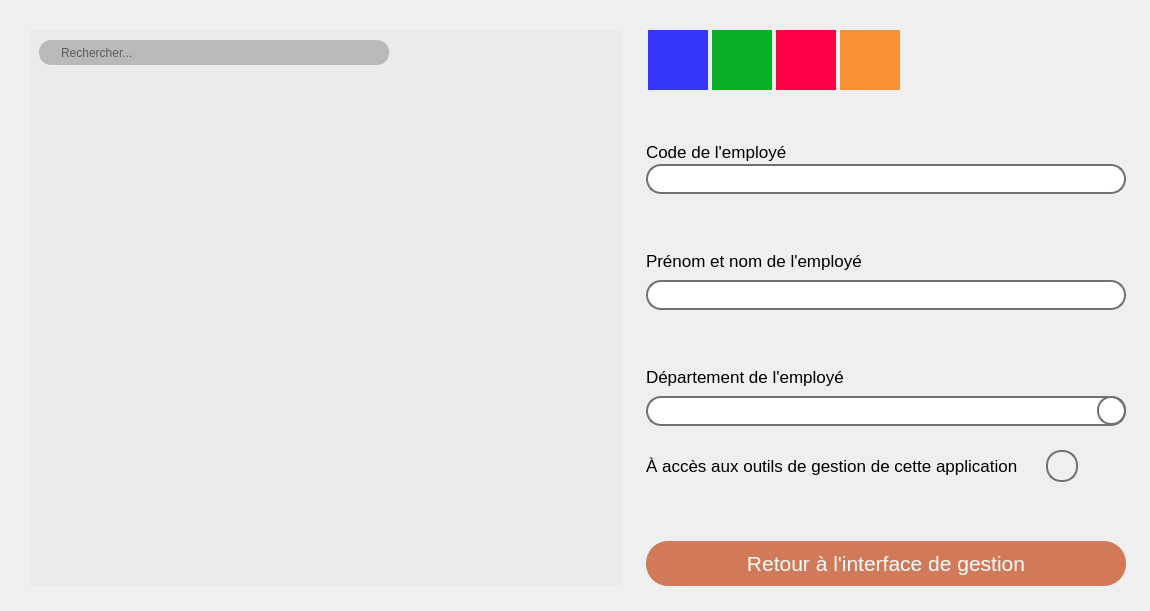
<?xml version="1.0" encoding="UTF-8"?>
<ui version="4.0">
 <class>ModificationEmploye</class>
 <widget class="QWidget" name="ModificationEmploye">
  <property name="geometry">
   <rect>
    <x>0</x>
    <y>0</y>
    <width>1150</width>
    <height>611</height>
   </rect>
  </property>
  <property name="windowTitle">
   <string>Form</string>
  </property>
  <widget class="QFrame" name="gridFrame">
   <property name="geometry">
    <rect>
     <x>0</x>
     <y>0</y>
     <width>1151</width>
     <height>611</height>
    </rect>
   </property>
   <layout class="QGridLayout" name="gridLayout">
    <property name="leftMargin">
     <number>30</number>
    </property>
    <property name="topMargin">
     <number>30</number>
    </property>
    <property name="rightMargin">
     <number>25</number>
    </property>
    <property name="bottomMargin">
     <number>25</number>
    </property>
    <item row="0" column="0">
     <layout class="QHBoxLayout" name="horizontalLayout_2">
      <property name="spacing">
       <number>25</number>
      </property>
      <item>
       <widget class="QWidget" name="verticalWidget" native="true">
        <property name="styleSheet">
         <string notr="true">background-color:#EBEBEB;
</string>
        </property>
        <layout class="QVBoxLayout" name="verticalLayout_7">
         <property name="topMargin">
          <number>10</number>
         </property>
         <item>
          <widget class="QLineEdit" name="txfRecherche">
           <property name="minimumSize">
            <size>
             <width>0</width>
             <height>25</height>
            </size>
           </property>
           <property name="maximumSize">
            <size>
             <width>350</width>
             <height>50</height>
            </size>
           </property>
           <property name="styleSheet">
            <string notr="true">QLineEdit{
	border-style:none;
	border-radius: 12px;
	background-color: #B9B9B9;
	padding-left:20px;
	color:black;
}</string>
           </property>
           <property name="text">
            <string/>
           </property>
           <property name="placeholderText">
            <string>Rechercher...</string>
           </property>
          </widget>
         </item>
         <item>
          <widget class="QTableView" name="tblEmploye">
           <property name="styleSheet">
            <string notr="true">border-style:none;</string>
           </property>
          </widget>
         </item>
        </layout>
       </widget>
      </item>
      <item>
       <layout class="QVBoxLayout" name="verticalLayout">
        <item>
         <layout class="QVBoxLayout" name="verticalLayout_2">
          <property name="spacing">
           <number>0</number>
          </property>
          <property name="topMargin">
           <number>0</number>
          </property>
          <item>
           <layout class="QVBoxLayout" name="verticalLayout_5">
            <property name="spacing">
             <number>15</number>
            </property>
            <property name="topMargin">
             <number>0</number>
            </property>
            <property name="bottomMargin">
             <number>50</number>
            </property>
            <item>
             <layout class="QVBoxLayout" name="verticalLayout_4">
              <property name="spacing">
               <number>2</number>
              </property>
              <property name="sizeConstraint">
               <enum>QLayout::SetDefaultConstraint</enum>
              </property>
              <property name="topMargin">
               <number>0</number>
              </property>
              <property name="bottomMargin">
               <number>0</number>
              </property>
              <item>
               <layout class="QHBoxLayout" name="horizontalLayout">
                <property name="leftMargin">
                 <number>0</number>
                </property>
                <property name="rightMargin">
                 <number>220</number>
                </property>
                <property name="bottomMargin">
                 <number>50</number>
                </property>
                <item>
                 <widget class="QPushButton" name="btnRefresh">
                  <property name="minimumSize">
                   <size>
                    <width>60</width>
                    <height>60</height>
                   </size>
                  </property>
                  <property name="maximumSize">
                   <size>
                    <width>60</width>
                    <height>60</height>
                   </size>
                  </property>
                  <property name="cursor">
                   <cursorShape>PointingHandCursor</cursorShape>
                  </property>
                  <property name="styleSheet">
                   <string notr="true">QPushButton {
border-radius:0px;
border-style: none;
background-color:#3737F9;
color:white;
}

QPushButton:hover {
background-color:#2323A4;
}</string>
                  </property>
                  <property name="text">
                   <string/>
                  </property>
                  <property name="icon">
                   <iconset>
                    <normalon>:/icons/res/icons/SVG/Refresh.svg</normalon>
                   </iconset>
                  </property>
                  <property name="iconSize">
                   <size>
                    <width>30</width>
                    <height>30</height>
                   </size>
                  </property>
                  <property name="shortcut">
                   <string notr="true"/>
                  </property>
                 </widget>
                </item>
                <item>
                 <widget class="QPushButton" name="btnAdd">
                  <property name="minimumSize">
                   <size>
                    <width>60</width>
                    <height>60</height>
                   </size>
                  </property>
                  <property name="maximumSize">
                   <size>
                    <width>60</width>
                    <height>60</height>
                   </size>
                  </property>
                  <property name="cursor">
                   <cursorShape>PointingHandCursor</cursorShape>
                  </property>
                  <property name="styleSheet">
                   <string notr="true">QPushButton {
border-radius:0px;
border-style: none;
background-color:#09AF25;
color:white;
}

QPushButton:hover {
background-color:#0E8522;
}</string>
                  </property>
                  <property name="text">
                   <string/>
                  </property>
                  <property name="icon">
                   <iconset>
                    <normalon>:/icons/res/icons/SVG/Ajout.svg</normalon>
                   </iconset>
                  </property>
                  <property name="iconSize">
                   <size>
                    <width>30</width>
                    <height>30</height>
                   </size>
                  </property>
                  <property name="shortcut">
                   <string notr="true"/>
                  </property>
                 </widget>
                </item>
                <item>
                 <widget class="QPushButton" name="btnDel">
                  <property name="minimumSize">
                   <size>
                    <width>60</width>
                    <height>60</height>
                   </size>
                  </property>
                  <property name="maximumSize">
                   <size>
                    <width>60</width>
                    <height>60</height>
                   </size>
                  </property>
                  <property name="cursor">
                   <cursorShape>PointingHandCursor</cursorShape>
                  </property>
                  <property name="styleSheet">
                   <string notr="true">QPushButton {
border-radius:0px;
border-style: none;
background-color:#FF0046;
color:white;
}

QPushButton:hover {
background-color:#CE0038;
}</string>
                  </property>
                  <property name="text">
                   <string/>
                  </property>
                  <property name="icon">
                   <iconset>
                    <normalon>:/icons/res/icons/SVG/Delete2.svg</normalon>
                   </iconset>
                  </property>
                  <property name="iconSize">
                   <size>
                    <width>35</width>
                    <height>35</height>
                   </size>
                  </property>
                  <property name="shortcut">
                   <string notr="true"/>
                  </property>
                 </widget>
                </item>
                <item>
                 <widget class="QPushButton" name="btnMod">
                  <property name="minimumSize">
                   <size>
                    <width>60</width>
                    <height>60</height>
                   </size>
                  </property>
                  <property name="maximumSize">
                   <size>
                    <width>60</width>
                    <height>60</height>
                   </size>
                  </property>
                  <property name="cursor">
                   <cursorShape>PointingHandCursor</cursorShape>
                  </property>
                  <property name="styleSheet">
                   <string notr="true">QPushButton {
border-radius:0px;
border-style: none;
background-color:#F99237;
color:white;
}

QPushButton:hover {
background-color:#D27E35;
}</string>
                  </property>
                  <property name="text">
                   <string/>
                  </property>
                  <property name="icon">
                   <iconset>
                    <normalon>:/icons/res/icons/SVG/Modify.svg</normalon>
                   </iconset>
                  </property>
                  <property name="iconSize">
                   <size>
                    <width>30</width>
                    <height>30</height>
                   </size>
                  </property>
                  <property name="shortcut">
                   <string notr="true"/>
                  </property>
                 </widget>
                </item>
               </layout>
              </item>
              <item>
               <widget class="QLabel" name="label_2">
                <property name="font">
                 <font>
                  <family>Segoe UI</family>
                  <pointsize>13</pointsize>
                 </font>
                </property>
                <property name="text">
                 <string>Code de l'employé</string>
                </property>
               </widget>
              </item>
              <item>
               <widget class="QLineEdit" name="txfEmploye">
                <property name="sizePolicy">
                 <sizepolicy hsizetype="Maximum" vsizetype="Maximum">
                  <horstretch>0</horstretch>
                  <verstretch>0</verstretch>
                 </sizepolicy>
                </property>
                <property name="minimumSize">
                 <size>
                  <width>480</width>
                  <height>30</height>
                 </size>
                </property>
                <property name="font">
                 <font>
                  <family>Segoe UI</family>
                  <pointsize>11</pointsize>
                 </font>
                </property>
                <property name="styleSheet">
                 <string notr="true">QLineEdit{
	border: 2px solid rgb(112, 112, 112);
	border-radius: 15px;
	background-color: white;
	padding-left:20px;
}</string>
                </property>
                <property name="text">
                 <string/>
                </property>
               </widget>
              </item>
             </layout>
            </item>
            <item>
             <layout class="QVBoxLayout" name="verticalLayout_3">
              <property name="spacing">
               <number>2</number>
              </property>
              <property name="sizeConstraint">
               <enum>QLayout::SetDefaultConstraint</enum>
              </property>
              <property name="topMargin">
               <number>35</number>
              </property>
              <item>
               <widget class="QLabel" name="label">
                <property name="maximumSize">
                 <size>
                  <width>16777215</width>
                  <height>49</height>
                 </size>
                </property>
                <property name="font">
                 <font>
                  <family>Segoe UI</family>
                  <pointsize>13</pointsize>
                 </font>
                </property>
                <property name="styleSheet">
                 <string notr="true"/>
                </property>
                <property name="text">
                 <string>Prénom et nom de l'employé</string>
                </property>
               </widget>
              </item>
              <item>
               <widget class="QLineEdit" name="txfNom">
                <property name="sizePolicy">
                 <sizepolicy hsizetype="Maximum" vsizetype="Maximum">
                  <horstretch>0</horstretch>
                  <verstretch>0</verstretch>
                 </sizepolicy>
                </property>
                <property name="minimumSize">
                 <size>
                  <width>480</width>
                  <height>30</height>
                 </size>
                </property>
                <property name="maximumSize">
                 <size>
                  <width>480</width>
                  <height>30</height>
                 </size>
                </property>
                <property name="font">
                 <font>
                  <family>Segoe UI</family>
                  <pointsize>11</pointsize>
                 </font>
                </property>
                <property name="styleSheet">
                 <string notr="true">QLineEdit{
	border: 2px solid rgb(112, 112, 112);
	border-radius: 15px;
	background-color: white;
	padding-left:20px;
}</string>
                </property>
                <property name="inputMask">
                 <string/>
                </property>
                <property name="frame">
                 <bool>true</bool>
                </property>
               </widget>
              </item>
             </layout>
            </item>
            <item>
             <layout class="QHBoxLayout" name="horizontalLayout_3">
              <item>
               <layout class="QVBoxLayout" name="verticalLayout_6">
                <property name="spacing">
                 <number>2</number>
                </property>
                <property name="sizeConstraint">
                 <enum>QLayout::SetDefaultConstraint</enum>
                </property>
                <property name="topMargin">
                 <number>35</number>
                </property>
                <item>
                 <widget class="QLabel" name="label_3">
                  <property name="maximumSize">
                   <size>
                    <width>16777215</width>
                    <height>49</height>
                   </size>
                  </property>
                  <property name="font">
                   <font>
                    <family>Segoe UI</family>
                    <pointsize>13</pointsize>
                   </font>
                  </property>
                  <property name="styleSheet">
                   <string notr="true"/>
                  </property>
                  <property name="text">
                   <string>Département de l'employé</string>
                  </property>
                 </widget>
                </item>
                <item>
                 <widget class="QComboBox" name="cbxDepartement">
                  <property name="minimumSize">
                   <size>
                    <width>480</width>
                    <height>30</height>
                   </size>
                  </property>
                  <property name="maximumSize">
                   <size>
                    <width>480</width>
                    <height>30</height>
                   </size>
                  </property>
                  <property name="styleSheet">
                   <string notr="true">QComboBox{
border: 2px solid rgb(112, 112, 112);
border-radius: 15px;
background-color: white;
padding-left:20px;
color:black;
}

QComboBox::drop-down{
border: 2px solid rgb(112, 112, 112);
top:-2px;
right:-2px;
width:25px;
height:25px;
border-radius: 14px;
}

QComboBox::down-arrow{
	image: url(:/icons/res/icons/SVG/Autre.svg);
	width:19px;
	top:2px;
}</string>
                  </property>
                 </widget>
                </item>
               </layout>
              </item>
             </layout>
            </item>
            <item>
             <layout class="QHBoxLayout" name="horizontalLayout_4">
              <property name="spacing">
               <number>0</number>
              </property>
              <property name="topMargin">
               <number>0</number>
              </property>
              <property name="rightMargin">
               <number>45</number>
              </property>
              <item>
               <widget class="QLabel" name="label_4">
                <property name="maximumSize">
                 <size>
                  <width>400</width>
                  <height>49</height>
                 </size>
                </property>
                <property name="font">
                 <font>
                  <family>Segoe UI</family>
                  <pointsize>13</pointsize>
                 </font>
                </property>
                <property name="styleSheet">
                 <string notr="true"/>
                </property>
                <property name="text">
                 <string>À accès aux outils de gestion de cette application</string>
                </property>
               </widget>
              </item>
              <item>
               <widget class="QCheckBox" name="chbGestion">
                <property name="maximumSize">
                 <size>
                  <width>35</width>
                  <height>50</height>
                 </size>
                </property>
                <property name="cursor">
                 <cursorShape>PointingHandCursor</cursorShape>
                </property>
                <property name="styleSheet">
                 <string notr="true">QCheckBox::indicator {
border: 2px solid rgb(112, 112, 112);
width:28px;
height:28px;
border-radius: 15px;
}

QCheckBox::indicator:checked{
	image: url(:/icons/res/icons/SVG/Check.svg);
	background-color:white;
	color:white;
	text-decoration:none;
}</string>
                </property>
                <property name="text">
                 <string/>
                </property>
                <property name="checked">
                 <bool>false</bool>
                </property>
                <property name="tristate">
                 <bool>false</bool>
                </property>
               </widget>
              </item>
             </layout>
            </item>
           </layout>
          </item>
          <item>
           <widget class="QPushButton" name="btnQuitter">
            <property name="sizePolicy">
             <sizepolicy hsizetype="Minimum" vsizetype="Maximum">
              <horstretch>0</horstretch>
              <verstretch>0</verstretch>
             </sizepolicy>
            </property>
            <property name="minimumSize">
             <size>
              <width>0</width>
              <height>45</height>
             </size>
            </property>
            <property name="font">
             <font>
              <family>Segoe UI</family>
              <pointsize>16</pointsize>
              <weight>50</weight>
              <bold>false</bold>
             </font>
            </property>
            <property name="cursor">
             <cursorShape>PointingHandCursor</cursorShape>
            </property>
            <property name="styleSheet">
             <string notr="true">QPushButton{
border-radius:22px;
background-color: rgb(209, 122, 90);
color:white;
}

QPushButton:hover{
background-color:rgb(176, 103, 76);
}
</string>
            </property>
            <property name="text">
             <string>Retour à l'interface de gestion</string>
            </property>
           </widget>
          </item>
         </layout>
        </item>
       </layout>
      </item>
     </layout>
    </item>
   </layout>
  </widget>
 </widget>
 <resources/>
 <connections/>
</ui>
